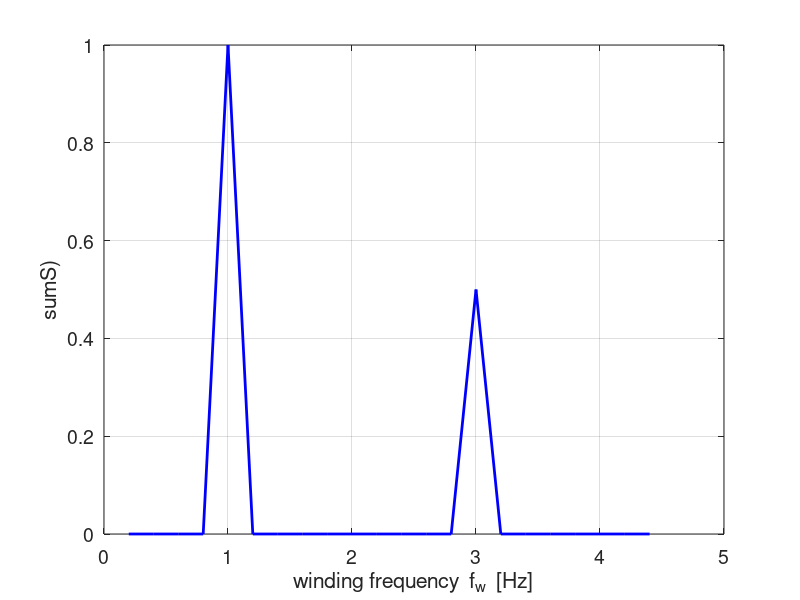
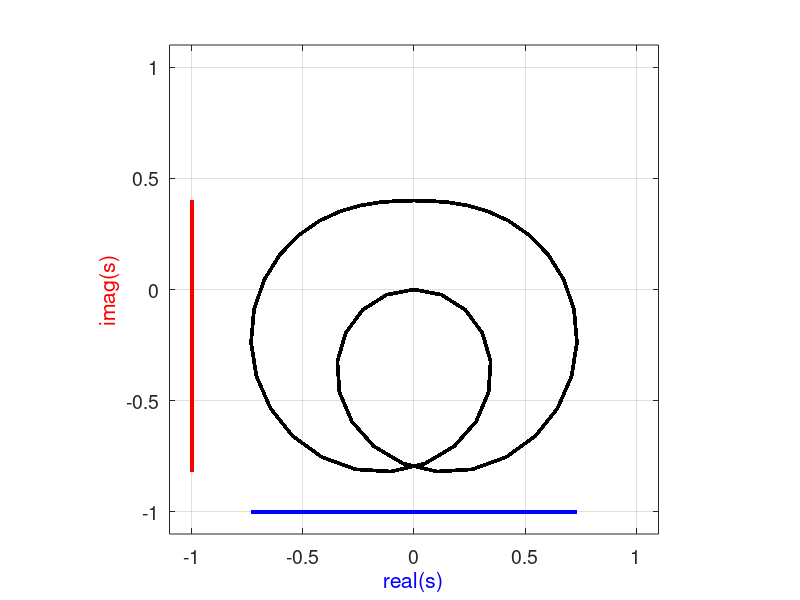

The MATLAB source for these figures, in order:
% mathComplex4B.m

% A Visual Approach to the Fourier Transform
%   but what is a Fourier Transform?

% DOING PHYSICS WITH MATLAB 
%    ../mphome.htm
% Documentation
%    http://www.physics.usyd.edu.au/teach_res/mp/doc/mathComplex4.htm

% This script was inspiration from the youtube video �But what is the Fourier Transform?
%   A visual Introduction� by 3Blue1Brown
%   https://www.youtube.com/watch?v=spUNpyF58BY
%   Matlab programs were developed to create similar figures
%   and to connect the ideas presented in the video.

% For different simulation you may need to make small chnages to the
% script.

% Matlab Version 2018a / 180917

% Ian Cooper
% email: ian.cooper@sydney.edu.au
% School of Physics, University of Sydney

% John A Sims 
% email: john.sims@ufabc.edu.br
% Biomedical Engineering Department
% Federal University of ABC   Sao Bernardo Campus Brasil

clear
close all
clc


% INPUT SECTION =======================================================

% Winding frequency  [min = 0.5  max = 4 Hz Nfw = 1000]
fwMin = 0.2; fwMax = 4.4; Nfw = 22;
% Winding frequency for plot [1]
fwPlot = 3;
% Simulation time    [ 3 s]
tMax = 50;
% Number of calculation  [5000]
N = 5001;
% Signal period  [1]
T = 1;

% CALCULATION SECTION =================================================
f = 1/T;
w = 2*pi*f;
t = linspace(0,tMax,N);
fw = linspace(fwMin,fwMax,Nfw);

% **********************************************************************
% Signal function h(t)
%  h = A.*sin(2*pi*f*t);
   h = ( 0.8.*sin(2*pi*f*t) + 0.4.*sin(2*pi*3*f*t) );

% ***********************************************************************

%  index for winding frequencty phase plot
nfw = find(fw > fwPlot,1)-1;

%
 s = complex(zeros(Nfw,N)); sumS = complex(zeros(Nfw,1));
for cc = 1 : Nfw
 s(cc,:) = h.* exp(-1i*2*pi*fw(cc)*t);
 sumS(cc) = sum(s(cc,:));
end

% for f = 1:numel(wf)
%     compS(f,:) = s.*exp(-2*pi*1i*wf(f)*t);
%     SumcompS(f) = sum(compS(f,:));

 % GRAPHICS SECTION ====================================================

figure(1)   
  pos = [0.05 0.05 0.30 0.2];
  set(gcf,'Units','normalized');
  set(gcf,'Position',pos);
  set(gcf,'color','w');
  
  xP = fw; yP = abs(sumS)./max(abs(sumS));
  plot(xP,yP,'b','linewidth',2)
    
  grid on
  box on
  set(gca,'fontsize',14)
  xlabel('winding frequency  f_w  [Hz]') 
  ylabel('sumS)')



figure(2)   % phase plot
  pos = [0.05 0.35 0.25 0.30];
  set(gcf,'Units','normalized');
  set(gcf,'Position',pos);
  set(gcf,'color','w');
  
  xP = real(s(nfw,:)); yP = -1.*ones(1,numel(xP));
    plot(xP,yP,'b','linewidth',2)
  hold on
  yP = imag(s(nfw,:)); xP = -1.*ones(1,numel(xP));
    plot(xP,yP,'r','linewidth',2)
   xP = real(s(nfw,:)); yP = imag(s(nfw,:));  
      plot(xP,yP,'k','linewidth',2)
%       
  xlim([-1.1 1.1])
  ylim([-1.1 1.1])
  set(gca,'xtick',-1:0.5:1)
  set(gca,'ytick',-1:0.5:1)
  grid on
  box on
  set(gca,'fontsize',14)
  xlabel('real(s)','color','b') 
  ylabel('imag(s)','color','r') 
  axis square 
  
%   tm1 = 'f = ';       tm2 = num2str(f, '%2.1f'); tm3 = '  Hz';
%   tm4 = '    f_w = ';  tm5 = num2str(fw,'%2.1f');
%   tm6 = '  Hz';
%   tm = [tm1 tm2 tm3 tm4 tm5 tm6];
%   title(tm,'fontweight','normal')
% % 
% figure(3)   %  [3D] view of complex function 
%   pos = [0.6 0.4 0.3 0.3];
%   set(gcf,'Units','normalized');
%   set(gcf,'Position',pos);
%   set(gcf,'color','w');
%  
%    xP = t; yP = real(s); zP = imag(s); 
%    plot3(xP,yP,zP,'k','linewidth',3);   
%   
%   hold on
%   xP = t; yP = real(s); zP = -R.*ones(1,length(t)); 
%   %zP = zeros(1,length(t));        % set off-set to zero
%   plot3(xP,yP,zP,'b','linewidth',2);
%   
%   xP = t; zP = imag(s); yP = R.*ones(1,length(t)); 
%   %yP = zeros(1,length(t));        % set off-set to zero
%   plot3(xP,yP,zP,'r','linewidth',2);
%   
%   xP = t(1); zP = imag(s(1)); yP = real(s(1)); 
%   Hplot = plot3(xP,yP,zP,'ko');
%   set(Hplot,'markersize',6,'markerfacecolor',[0 0 0],'markeredgecolor',[0 0 0])
%   
%   xlabel('t','color','k','fontsize',16)
%   ylabel('real(s)','color','b','fontsize',16)
%   zlabel('imag(s)       ','color','r','fontsize',16,'Rotation',0)
% 
%   zlim([-1.1 1.1])
%   ylim([-1.1 1.1])
%   set(gca,'xtick',0:1:max(t))
%   set(gca,'ytick',-1:0.5:1)
%   set(gca,'ztick',-1:0.5:1)
%   box on
%   grid on
%   set(gca,'fontsize',14)
